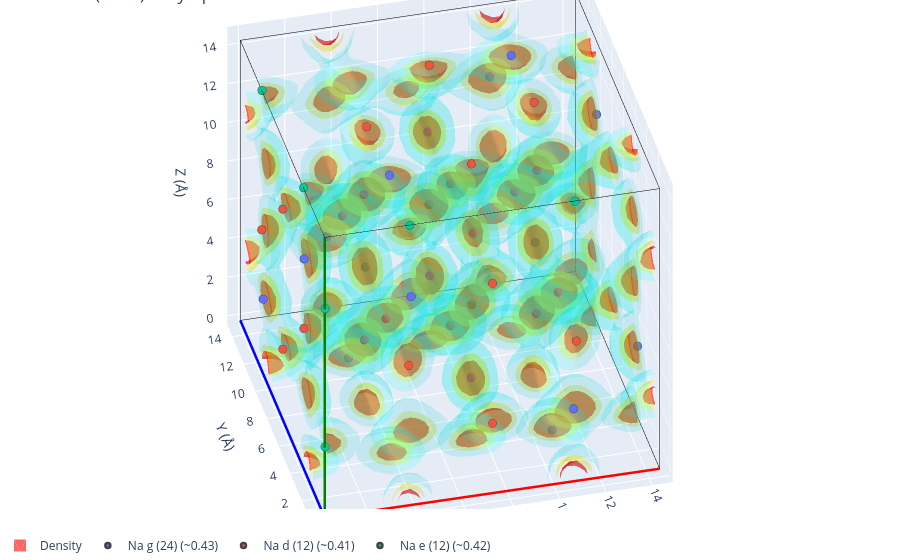

Source (notebook cell):
### Markdown cell above
## Sites in the density

The idealised Na sites of the best fit (I-43m) in 3D, coloured by orbit and labelled with
their Wyckoff letter and multiplicity, inside the Na density. With plotly the density is
drawn as isosurfaces (as in [`plot_3d`][gemdat.plots.plot_3d]) and hovering a site shows its
occupancy; rotate the figure to look along the cell axes.

### Code cell
scan.plot_sites()

### Figure 1 — Plotly figure (JSON) as saved in the notebook; plotly's stock layout.template omitted (floating-point values rounded to 4 significant figures; data arrays with more than 128 entries replaced by an {"elided": "..."} marker saying what was removed)
{"data": [{"line": {"color": "red", "width": 5}, "mode": "lines", "showlegend": false, "type": "scatter3d", "x": [0.0, 14.44], "y": [0.0, -0.02995], "z": [0.0, 3.137e-05]}, {"line": {"color": "blue", "width": 5}, "mode": "lines", "showlegend": false, "type": "scatter3d", "x": [0.0, -0.02995], "y": [0.0, 14.44], "z": [0.0, -5.366e-05]}, {"line": {"color": "green", "width": 5}, "mode": "lines", "showlegend": false, "type": "scatter3d", "x": [0.0, 3.129e-05], "y": [0.0, -5.396e-05], "z": [0.0, 14.48]}, {"line": {"color": "black", "width": 1}, "mode": "lines", "showlegend": false, "type": "scatter3d", "x": [14.44, 14.41], "y": [-0.02995, 14.41], "z": [3.137e-05, -2.229e-05]}, {"line": {"color": "black", "width": 1}, "mode": "lines", "showlegend": false, "type": "scatter3d", "x": [14.44, 14.44], "y": [-0.02995, -0.03], "z": [3.137e-05, 14.48]}, {"line": {"color": "black", "width": 1}, "mode": "lines", "showlegend": false, "type": "scatter3d", "x": [-0.02995, 14.41], "y": [14.44, 14.41], "z": [-5.366e-05, -2.229e-05]}, {"line": {"color": "black", "width": 1}, "mode": "lines", "showlegend": false, "type": "scatter3d", "x": [-0.02995, -0.02991], "y": [14.44, 14.44], "z": [-5.366e-05, 14.48]}, {"line": {"color": "black", "width": 1}, "mode": "lines", "showlegend": false, "type": "scatter3d", "x": [3.129e-05, 14.44], "y": [-5.396e-05, -0.03], "z": [14.48, 14.48]}, {"line": {"color": "black", "width": 1}, "mode": "lines", "showlegend": false, "type": "scatter3d", "x": [3.129e-05, -0.02991], "y": [-5.396e-05, 14.44], "z": [14.48, 14.48]}, {"line": {"color": "black", "width": 1}, "mode": "lines", "showlegend": false, "type": "scatter3d", "x": [14.41, -0.02991], "y": [14.41, 14.44], "z": [14.48, 14.48]}, {"line": {"color": "black", "width": 1}, "mode": "lines", "showlegend": false, "type": "scatter3d", "x": [14.41, 14.44], "y": [14.41, -0.03], "z": [14.48, 14.48]}, {"line": {"color": "black", "width": 1}, "mode": "lines", "showlegend": false, "type": "scatter3d", "x": [14.41, 14.41], "y": [14.41, 14.41], "z": [14.48, -2.229e-05]}, {"color": "red", "i": {"elided": "8112 int values"}, "j": {"elided": "8112 int values"}, "k": {"elided": "8112 int values"}, "legendgroup": "density", "name": "Density", "opacity": 0.6, "showlegend": true, "type": "mesh3d", "x": {"elided": "4794 float values"}, "y": {"elided": "4794 float values"}, "z": {"elided": "4794 float values"}}, {"color": "yellow", "i": {"elided": "15340 int values"}, "j": {"elided": "15340 int values"}, "k": {"elided": "15340 int values"}, "legendgroup": "density", "name": "Density", "opacity": 0.3, "showlegend": false, "type": "mesh3d", "x": {"elided": "8631 float values"}, "y": {"elided": "8631 float values"}, "z": {"elided": "8631 float values"}}, {"color": "cyan", "i": {"elided": "36892 int values"}, "j": {"elided": "36892 int values"}, "k": {"elided": "36892 int values"}, "legendgroup": "density", "name": "Density", "opacity": 0.15, "showlegend": false, "type": "mesh3d", "x": {"elided": "19728 float values"}, "y": {"elided": "19728 float values"}, "z": {"elided": "19728 float values"}}, {"line": {"color": "red", "width": 5}, "mode": "lines", "showlegend": false, "type": "scatter3d", "x": [0.0, 14.44], "y": [0.0, -0.02995], "z": [0.0, 3.137e-05]}, {"line": {"color": "blue", "width": 5}, "mode": "lines", "showlegend": false, "type": "scatter3d", "x": [0.0, -0.02995], "y": [0.0, 14.44], "z": [0.0, -5.366e-05]}, {"line": {"color": "green", "width": 5}, "mode": "lines", "showlegend": false, "type": "scatter3d", "x": [0.0, 3.129e-05], "y": [0.0, -5.396e-05], "z": [0.0, 14.48]}, {"line": {"color": "black", "width": 1}, "mode": "lines", "showlegend": false, "type": "scatter3d", "x": [14.44, 14.41], "y": [-0.02995, 14.41], "z": [3.137e-05, -2.229e-05]}, {"line": {"color": "black", "width": 1}, "mode": "lines", "showlegend": false, "type": "scatter3d", "x": [14.44, 14.44], "y": [-0.02995, -0.03], "z": [3.137e-05, 14.48]}, {"line": {"color": "black", "width": 1}, "mode": "lines", "showlegend": false, "type": "scatter3d", "x": [-0.02995, 14.41], "y": [14.44, 14.41], "z": [-5.366e-05, -2.229e-05]}, {"line": {"color": "black", "width": 1}, "mode": "lines", "showlegend": false, "type": "scatter3d", "x": [-0.02995, -0.02991], "y": [14.44, 14.44], "z": [-5.366e-05, 14.48]}, {"line": {"color": "black", "width": 1}, "mode": "lines", "showlegend": false, "type": "scatter3d", "x": [3.129e-05, 14.44], "y": [-5.396e-05, -0.03], "z": [14.48, 14.48]}, {"line": {"color": "black", "width": 1}, "mode": "lines", "showlegend": false, "type": "scatter3d", "x": [3.129e-05, -0.02991], "y": [-5.396e-05, 14.44], "z": [14.48, 14.48]}, {"line": {"color": "black", "width": 1}, "mode": "lines", "showlegend": false, "type": "scatter3d", "x": [14.41, -0.02991], "y": [14.41, 14.44], "z": [14.48, 14.48]}, {"line": {"color": "black", "width": 1}, "mode": "lines", "showlegend": false, "type": "scatter3d", "x": [14.41, 14.44], "y": [14.41, -0.03], "z": [14.48, 14.48]}, {"line": {"color": "black", "width": 1}, "mode": "lines", "showlegend": false, "type": "scatter3d", "x": [14.41, 14.41], "y": [14.41, 14.41], "z": [14.48, -2.229e-05]}, {"hovertemplate": "%{hovertext}<extra></extra>", "hovertext": ["Na g (24)<br>occupancy: 0.46"], "legendgroup": "Na g (24)", "marker": {"color": "#636EFA", "line": {"width": 2.5}, "size": 5}, "mode": "markers", "name": "Na g (24) (~0.43)", "showlegend": true, "type": "scatter3d", "x": [7.191], "y": [3.51], "z": [3.492]}, {"hovertemplate": "%{hovertext}<extra></extra>", "hovertext": ["Na d (12)<br>occupancy: 0.47"], "legendgroup": "Na d (12)", "marker": {"color": "#EF553B", "line": {"width": 2.5}, "size": 5}, "mode": "markers", "name": "Na d (12) (~0.41)", "showlegend": true, "type": "scatter3d", "x": [7.235], "y": [0.006244], "z": [3.598]}, {"hovertemplate": "%{hovertext}<extra></extra>", "hovertext": ["Na g (24)<br>occupancy: 0.49"], "legendgroup": "Na g (24)", "marker": {"color": "#636EFA", "line": {"width": 2.5}, "size": 5}, "mode": "markers", "name": "Na g (24) (~0.43)", "showlegend": false, "type": "scatter3d", "x": [7.25], "y": [10.94], "z": [3.492]}, {"hovertemplate": "%{hovertext}<extra></extra>", "hovertext": ["Na d (12)<br>occupancy: 0.34"], "legendgroup": "Na d (12)", "marker": {"color": "#EF553B", "line": {"width": 2.5}, "size": 5}, "mode": "markers", "name": "Na d (12) (~0.41)", "showlegend": false, "type": "scatter3d", "x": [0.001724], "y": [7.24], "z": [10.84]}, {"hovertemplate": "%{hovertext}<extra></extra>", "hovertext": ["Na g (24)<br>occupancy: 0.43"], "legendgroup": "Na g (24)", "marker": {"color": "#636EFA", "line": {"width": 2.5}, "size": 5}, "mode": "markers", "name": "Na g (24) (~0.43)", "showlegend": false, "type": "scatter3d", "x": [14.39], "y": [10.71], "z": [10.73]}, {"hovertemplate": "%{hovertext}<extra></extra>", "hovertext": ["Na g (24)<br>occupancy: 0.48"], "legendgroup": "Na g (24)", "marker": {"color": "#636EFA", "line": {"width": 2.5}, "size": 5}, "mode": "markers", "name": "Na g (24) (~0.43)", "showlegend": false, "type": "scatter3d", "x": [10.94], "y": [3.502], "z": [7.254]}, {"hovertemplate": "%{hovertext}<extra></extra>", "hovertext": ["Na d (12)<br>occupancy: 0.51"], "legendgroup": "Na d (12)", "marker": {"color": "#EF553B", "line": {"width": 2.5}, "size": 5}, "mode": "markers", "name": "Na d (12) (~0.41)", "showlegend": false, "type": "scatter3d", "x": [10.84], "y": [-0.001256], "z": [7.217]}, {"hovertemplate": "%{hovertext}<extra></extra>", "hovertext": ["Na d (12)<br>occupancy: 0.45"], "legendgroup": "Na d (12)", "marker": {"color": "#EF553B", "line": {"width": 2.5}, "size": 5}, "mode": "markers", "name": "Na d (12) (~0.41)", "showlegend": false, "type": "scatter3d", "x": [0.009203], "y": [3.63], "z": [7.217]}, {"hovertemplate": "%{hovertext}<extra></extra>", "hovertext": ["Na g (24)<br>occupancy: 0.40"], "legendgroup": "Na g (24)", "marker": {"color": "#636EFA", "line": {"width": 2.5}, "size": 5}, "mode": "markers", "name": "Na g (24) (~0.43)", "showlegend": false, "type": "scatter3d", "x": [14.41], "y": [3.706], "z": [3.704]}, {"hovertemplate": "%{hovertext}<extra></extra>", "hovertext": ["Na g (24)<br>occupancy: 0.47"], "legendgroup": "Na g (24)", "marker": {"color": "#636EFA", "line": {"width": 2.5}, "size": 5}, "mode": "markers", "name": "Na g (24) (~0.43)", "showlegend": false, "type": "scatter3d", "x": [3.513], "y": [3.517], "z": [7.18]}, {"hovertemplate": "%{hovertext}<extra></extra>", "hovertext": ["Na d (12)<br>occupancy: 0.53"], "legendgroup": "Na d (12)", "marker": {"color": "#EF553B", "line": {"width": 2.5}, "size": 5}, "mode": "markers", "name": "Na d (12) (~0.41)", "showlegend": false, "type": "scatter3d", "x": [3.626], "y": [0.01372], "z": [7.217]}, {"hovertemplate": "%{hovertext}<extra></extra>", "hovertext": ["Na g (24)<br>occupancy: 0.42"], "legendgroup": "Na g (24)", "marker": {"color": "#636EFA", "line": {"width": 2.5}, "size": 5}, "mode": "markers", "name": "Na g (24) (~0.43)", "showlegend": false, "type": "scatter3d", "x": [3.702], "y": [14.41], "z": [3.704]}, {"hovertemplate": "%{hovertext}<extra></extra>", "hovertext": ["Na g (24)<br>occupancy: 0.15"], "legendgroup": "Na g (24)", "marker": {"color": "#636EFA", "line": {"width": 2.5}, "size": 5}, "mode": "markers", "name": "Na g (24) (~0.43)", "showlegend": false, "type": "scatter3d", "x": [7.265], "y": [3.51], "z": [10.94]}, {"hovertemplate": "%{hovertext}<extra></extra>", "hovertext": ["Na d (12)<br>occupancy: 0.41"], "legendgroup": "Na d (12)", "marker": {"color": "#EF553B", "line": {"width": 2.5}, "size": 5}, "mode": "markers", "name": "Na d (12) (~0.41)", "showlegend": false, "type": "scatter3d", "x": [7.228], "y": [3.615], "z": [14.45]}, {"hovertemplate": "%{hovertext}<extra></extra>", "hovertext": ["Na d (12)<br>occupancy: 0.29"], "legendgroup": "Na d (12)", "marker": {"color": "#EF553B", "line": {"width": 2.5}, "size": 5}, "mode": "markers", "name": "Na d (12) (~0.41)", "showlegend": false, "type": "scatter3d", "x": [7.235], "y": [0.006217], "z": [10.84]}, {"hovertemplate": "%{hovertext}<extra></extra>", "hovertext": ["Na g (24)<br>occupancy: 0.53"], "legendgroup": "Na g (24)", "marker": {"color": "#636EFA", "line": {"width": 2.5}, "size": 5}, "mode": "markers", "name": "Na g (24) (~0.43)", "showlegend": false, "type": "scatter3d", "x": [10.73], "y": [3.714], "z": [0.01653]}, {"hovertemplate": "%{hovertext}<extra></extra>", "hovertext": ["Na g (24)<br>occupancy: 0.46"], "legendgroup": "Na g (24)", "marker": {"color": "#636EFA", "line": {"width": 2.5}, "size": 5}, "mode": "markers", "name": "Na g (24) (~0.43)", "showlegend": false, "type": "scatter3d", "x": [3.732], "y": [0.0506], "z": [10.73]}, {"hovertemplate": "%{hovertext}<extra></extra>", "hovertext": ["Na g (24)<br>occupancy: 0.50"], "legendgroup": "Na g (24)", "marker": {"color": "#636EFA", "line": {"width": 2.5}, "size": 5}, "mode": "markers", "name": "Na g (24) (~0.43)", "showlegend": false, "type": "scatter3d", "x": [10.71], "y": [14.4], "z": [10.73]}, {"hovertemplate": "%{hovertext}<extra></extra>", "hovertext": ["Na g (24)<br>occupancy: 0.33"], "legendgroup": "Na g (24)", "marker": {"color": "#636EFA", "line": {"width": 2.5}, "size": 5}, "mode": "markers", "name": "Na g (24) (~0.43)", "showlegend": false, "type": "scatter3d", "x": [10.94], "y": [7.18], "z": [10.94]}, {"hovertemplate": "%{hovertext}<extra></extra>", "hovertext": ["Na d (12)<br>occupancy: 0.44"], "legendgroup": "Na d (12)", "marker": {"color": "#EF553B", "line": {"width": 2.5}, "size": 5}, "mode": "markers", "name": "Na d (12) (~0.41)", "showlegend": false, "type": "scatter3d", "x": [10.83], "y": [7.217], "z": [14.45]}, {"hovertemplate": "%{hovertext}<extra></extra>", "hovertext": ["Na g (24)<br>occupancy: 0.48"], "legendgroup": "Na g (24)", "marker": {"color": "#636EFA", "line": {"width": 2.5}, "size": 5}, "mode": "markers", "name": "Na g (24) (~0.43)", "showlegend": false, "type": "scatter3d", "x": [0.04611], "y": [3.736], "z": [10.73]}, {"hovertemplate": "%{hovertext}<extra></extra>", "hovertext": ["Na g (24)<br>occupancy: 0.40"], "legendgroup": "Na g (24)", "marker": {"color": "#636EFA", "line": {"width": 2.5}, "size": 5}, "mode": "markers", "name": "Na g (24) (~0.43)", "showlegend": false, "type": "scatter3d", "x": [10.72], "y": [10.72], "z": [14.42]}, {"hovertemplate": "%{hovertext}<extra></extra>", "hovertext": ["Na d (12)<br>occupancy: 0.21"], "legendgroup": "Na d (12)", "marker": {"color": "#EF553B", "line": {"width": 2.5}, "size": 5}, "mode": "markers", "name": "Na d (12) (~0.41)", "showlegend": false, "type": "scatter3d", "x": [0.001709], "y": [7.24], "z": [3.598]}, {"hovertemplate": "%{hovertext}<extra></extra>", "hovertext": ["Na g (24)<br>occupancy: 0.22"], "legendgroup": "Na g (24)", "marker": {"color": "#636EFA", "line": {"width": 2.5}, "size": 5}, "mode": "markers", "name": "Na g (24) (~0.43)", "showlegend": false, "type": "scatter3d", "x": [0.03156], "y": [10.74], "z": [3.704]}, {"hovertemplate": "%{hovertext}<extra></extra>", "hovertext": ["Na g (24)<br>occupancy: 0.36"], "legendgroup": "Na g (24)", "marker": {"color": "#636EFA", "line": {"width": 2.5}, "size": 5}, "mode": "markers", "name": "Na g (24) (~0.43)", "showlegend": false, "type": "scatter3d", "x": [10.94], "y": [7.254], "z": [3.492]}, {"hovertemplate": "%{hovertext}<extra></extra>", "hovertext": ["Na g (24)<br>occupancy: 0.44"], "legendgroup": "Na g (24)", "marker": {"color": "#636EFA", "line": {"width": 2.5}, "size": 5}, "mode": "markers", "name": "Na g (24) (~0.43)", "showlegend": false, "type": "scatter3d", "x": [3.505], "y": [7.195], "z": [3.492]}, {"hovertemplate": "%{hovertext}<extra></extra>", "hovertext": ["Na d (12)<br>occupancy: 0.38"], "legendgroup": "Na d (12)", "marker": {"color": "#EF553B", "line": {"width": 2.5}, "size": 5}, "mode": "markers", "name": "Na d (12) (~0.41)", "showlegend": false, "type": "scatter3d", "x": [-0.00577], "y": [10.85], "z": [7.217]}, {"hovertemplate": "%{hovertext}<extra></extra>", "hovertext": ["Na g (24)<br>occupancy: 0.56"], "legendgroup": "Na g (24)", "marker": {"color": "#636EFA", "line": {"width": 2.5}, "size": 5}, "mode": "markers", "name": "Na g (24) (~0.43)", "showlegend": false, "type": "scatter3d", "x": [3.497], "y": [10.95], "z": [7.254]}, {"hovertemplate": "%{hovertext}<extra></extra>", "hovertext": ["Na g (24)<br>occupancy: 0.46"], "legendgroup": "Na g (24)", "marker": {"color": "#636EFA", "line": {"width": 2.5}, "size": 5}, "mode": "markers", "name": "Na g (24) (~0.43)", "showlegend": false, "type": "scatter3d", "x": [10.93], "y": [10.93], "z": [7.18]}, {"hovertemplate": "%{hovertext}<extra></extra>", "hovertext": ["Na e (12)<br>occupancy: 0.37"], "legendgroup": "Na e (12)", "marker": {"color": "#00CC96", "line": {"width": 2.5}, "size": 5}, "mode": "markers", "name": "Na e (12) (~0.42)", "showlegend": true, "type": "scatter3d", "x": [-0.005652], "y": [10.8], "z": [14.45]}, {"hovertemplate": "%{hovertext}<extra></extra>", "hovertext": ["Na d (12)<br>occupancy: 0.42"], "legendgroup": "Na d (12)", "marker": {"color": "#EF553B", "line": {"width": 2.5}, "size": 5}, "mode": "markers", "name": "Na d (12) (~0.41)", "showlegend": false, "type": "scatter3d", "x": [3.611], "y": [7.232], "z": [14.45]}, {"hovertemplate": "%{hovertext}<extra></extra>", "hovertext": ["Na g (24)<br>occupancy: 0.44"], "legendgroup": "Na g (24)", "marker": {"color": "#636EFA", "line": {"width": 2.5}, "size": 5}, "mode": "markers", "name": "Na g (24) (~0.43)", "showlegend": false, "type": "scatter3d", "x": [3.709], "y": [10.74], "z": [0.01649]}, {"hovertemplate": "%{hovertext}<extra></extra>", "hovertext": ["Na d (12)<br>occupancy: 0.44"], "legendgroup": "Na d (12)", "marker": {"color": "#EF553B", "line": {"width": 2.5}, "size": 5}, "mode": "markers", "name": "Na d (12) (~0.41)", "showlegend": false, "type": "scatter3d", "x": [7.213], "y": [10.83], "z": [14.45]}, {"hovertemplate": "%{hovertext}<extra></extra>", "hovertext": ["Na g (24)<br>occupancy: 0.44"], "legendgroup": "Na g (24)", "marker": {"color": "#636EFA", "line": {"width": 2.5}, "size": 5}, "mode": "markers", "name": "Na g (24) (~0.43)", "showlegend": false, "type": "scatter3d", "x": [3.505], "y": [7.27], "z": [10.94]}, {"hovertemplate": "%{hovertext}<extra></extra>", "hovertext": ["Na g (24)<br>occupancy: 0.49"], "legendgroup": "Na g (24)", "marker": {"color": "#636EFA", "line": {"width": 2.5}, "size": 5}, "mode": "markers", "name": "Na g (24) (~0.43)", "showlegend": false, "type": "scatter3d", "x": [7.175], "y": [10.94], "z": [10.94]}, {"hovertemplate": "%{hovertext}<extra></extra>", "hovertext": ["Na g (24)<br>occupancy: 0.56"], "legendgroup": "Na g (24)", "marker": {"color": "#636EFA", "line": {"width": 2.5}, "size": 5}, "mode": "markers", "name": "Na g (24) (~0.43)", "showlegend": false, "type": "scatter3d", "x": [3.724], "y": [3.728], "z": [14.42]}, {"hovertemplate": "%{hovertext}<extra></extra>", "hovertext": ["Na e (12)<br>occupancy: 0.29"], "legendgroup": "Na e (12)", "marker": {"color": "#00CC96", "line": {"width": 2.5}, "size": 5}, "mode": "markers", "name": "Na e (12) (~0.42)", "showlegend": false, "type": "scatter3d", "x": [0.01668], "y": [0.02122], "z": [3.648]}, {"hovertemplate": "%{hovertext}<extra></extra>", "hovertext": ["Na g (24)<br>occupancy: 0.38"], "legendgroup": "Na g (24)", "marker": {"color": "#636EFA", "line": {"width": 2.5}, "size": 5}, "mode": "markers", "name": "Na g (24) (~0.43)", "showlegend": false, "type": "scatter3d", "x": [10.74], "y": [0.0361], "z": [3.704]}, {"hovertemplate": "%{hovertext}<extra></extra>", "hovertext": ["Na e (12)<br>occupancy: 0.34"], "legendgroup": "Na e (12)", "marker": {"color": "#00CC96", "line": {"width": 2.5}, "size": 5}, "mode": "markers", "name": "Na e (12) (~0.42)", "showlegend": false, "type": "scatter3d", "x": [7.22], "y": [7.225], "z": [10.89]}, {"hovertemplate": "%{hovertext}<extra></extra>", "hovertext": ["Na e (12)<br>occupancy: 0.33"], "legendgroup": "Na e (12)", "marker": {"color": "#00CC96", "line": {"width": 2.5}, "size": 5}, "mode": "markers", "name": "Na e (12) (~0.42)", "showlegend": false, "type": "scatter3d", "x": [10.88], "y": [7.217], "z": [7.217]}, {"hovertemplate": "%{hovertext}<extra></extra>", "hovertext": ["Na e (12)<br>occupancy: 0.51"], "legendgroup": "Na e (12)", "marker": {"color": "#00CC96", "line": {"width": 2.5}, "size": 5}, "mode": "markers", "name": "Na e (12) (~0.42)", "showlegend": false, "type": "scatter3d", "x": [7.213], "y": [10.88], "z": [7.217]}, {"hovertemplate": "%{hovertext}<extra></extra>", "hovertext": ["Na e (12)<br>occupancy: 0.50"], "legendgroup": "Na e (12)", "marker": {"color": "#00CC96", "line": {"width": 2.5}, "size": 5}, "mode": "markers", "name": "Na e (12) (~0.42)", "showlegend": false, "type": "scatter3d", "x": [10.79], "y": [-0.001181], "z": [14.45]}, {"hovertemplate": "%{hovertext}<extra></extra>", "hovertext": ["Na e (12)<br>occupancy: 0.53"], "legendgroup": "Na e (12)", "marker": {"color": "#00CC96", "line": {"width": 2.5}, "size": 5}, "mode": "markers", "name": "Na e (12) (~0.42)", "showlegend": false, "type": "scatter3d", "x": [3.675], "y": [0.01359], "z": [14.45]}, {"hovertemplate": "%{hovertext}<extra></extra>", "hovertext": ["Na e (12)<br>occupancy: 0.44"], "legendgroup": "Na e (12)", "marker": {"color": "#00CC96", "line": {"width": 2.5}, "size": 5}, "mode": "markers", "name": "Na e (12) (~0.42)", "showlegend": false, "type": "scatter3d", "x": [0.0167], "y": [0.02119], "z": [10.79]}, {"hovertemplate": "%{hovertext}<extra></extra>", "hovertext": ["Na e (12)<br>occupancy: 0.45"], "legendgroup": "Na e (12)", "marker": {"color": "#00CC96", "line": {"width": 2.5}, "size": 5}, "mode": "markers", "name": "Na e (12) (~0.42)", "showlegend": false, "type": "scatter3d", "x": [7.22], "y": [7.225], "z": [3.549]}, {"hovertemplate": "%{hovertext}<extra></extra>", "hovertext": ["Na e (12)<br>occupancy: 0.44"], "legendgroup": "Na e (12)", "marker": {"color": "#00CC96", "line": {"width": 2.5}, "size": 5}, "mode": "markers", "name": "Na e (12) (~0.42)", "showlegend": false, "type": "scatter3d", "x": [7.228], "y": [3.566], "z": [7.217]}, {"hovertemplate": "%{hovertext}<extra></extra>", "hovertext": ["Na e (12)<br>occupancy: 0.42"], "legendgroup": "Na e (12)", "marker": {"color": "#00CC96", "line": {"width": 2.5}, "size": 5}, "mode": "markers", "name": "Na e (12) (~0.42)", "showlegend": false, "type": "scatter3d", "x": [3.562], "y": [7.232], "z": [7.217]}, {"hovertemplate": "%{hovertext}<extra></extra>", "hovertext": ["Na e (12)<br>occupancy: 0.42"], "legendgroup": "Na e (12)", "marker": {"color": "#00CC96", "line": {"width": 2.5}, "size": 5}, "mode": "markers", "name": "Na e (12) (~0.42)", "showlegend": false, "type": "scatter3d", "x": [0.009116], "y": [3.68], "z": [14.45]}], "layout": {"legend": {"orientation": "h", "x": 0, "xanchor": "left", "y": -0.1, "yanchor": "bottom"}, "margin": {"b": 0, "l": 0, "r": 0, "t": 0}, "scene": {"aspectmode": "manual", "aspectratio": {"x": 1.444, "y": 1.444, "z": 1.448}, "camera": {"eye": {"x": -0.7219, "y": -2.887, "z": 2.171}, "projection": {"type": "orthographic"}}, "xaxis": {"title": {"text": "X (Å)"}}, "yaxis": {"title": {"text": "Y (Å)"}}, "zaxis": {"title": {"text": "Z (Å)"}}}, "showlegend": true, "title": {"text": "I-43m (#217) at symprec=0.452 Å"}}}
